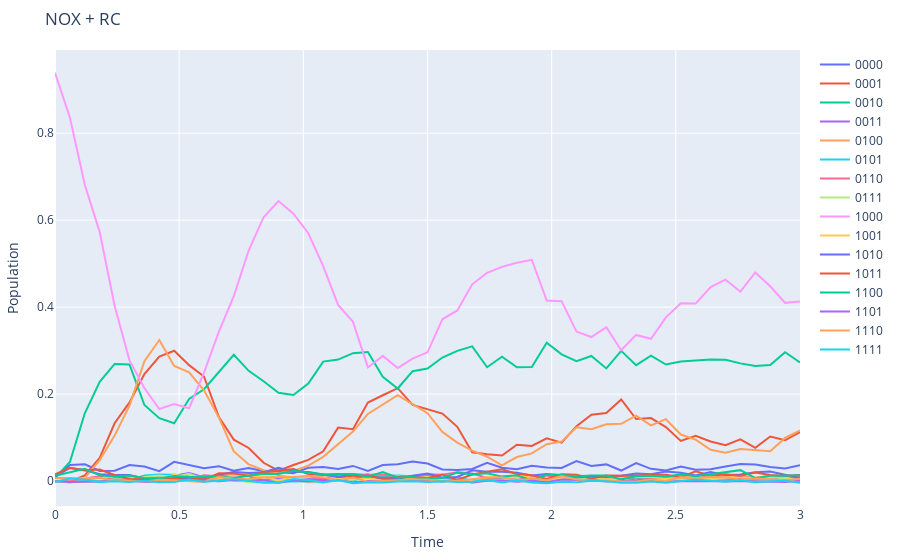

This figure's notebook cell:
### Code cell
nox_data = df.xs("NOX", level="Protocol").xs(6, level="Identities")
times = rc_data.index.get_level_values("Time")
fig = go.Figure(layout=dict(title="NOX + RC", yaxis_title="Population", xaxis_title="Time", margin=dict(t=50, l=20, r=20, b=20)))
for col in nox_data.columns:
    fig.add_trace(go.Scatter(x=times, y=nox_data[col], name=col))
fig.show()
